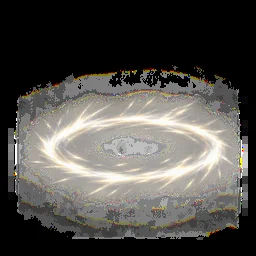
#> input picture teams/2-디자인/gpt-art/round13/white256/germany-1.webp, 256 x 256 px
$ python -i tint3.py   (imports and definitions only)
#> lines starting #> are read from the running program, lines starting #| are printed output that depends on the picture
import numpy as np, sys
from PIL import Image, ImageDraw, ImageFont, ImageFilter
keys=['luxembourg','ireland','switzerland','usa','netherlands','denmark','austria','australia','germany','sweden','canada','finland','france','italy','korea','spain','czechia','israel','lithuania','newzealand','japan','portugal','poland','hungary','slovakia','greece','turkiye','chile','mexico','colombia']
ko='룩셈부르크 아일랜드 스위스 미국 네덜란드 덴마크 오스트리아 호주 독일 스웨덴 캐나다 핀란드 프랑스 이탈리아 한국 스페인 체코 이스라엘 리투아니아 뉴질랜드 일본 포르투갈 폴란드 헝가리 슬로바키아 그리스 튀르키예 칠레 멕시코 콜롬비아'.split()
R='#F2452E';W='#DDE6F2';B='#3D74D9';G='#2FBF71';Y='#FFC93C';O='#FF8A2E';S='#5FB4EE'
# 나라마다 (주색, 바깥 빛색). 1번은 그대로, 2번은 둘을 바꿔요. 초록은 에메랄드(외계인 연두 #88BD10과 색상 다름), 보라 없음
C={'luxembourg':(Y,S),'ireland':(G,O),'switzerland':(R,W),'usa':(S,R),'netherlands':(O,B),'denmark':(R,W),'austria':(R,W),'australia':(Y,G),
'germany':(Y,R),'sweden':(Y,B),'canada':(R,W),'finland':(W,B),'france':(B,R),'italy':(G,R),'korea':(R,B),'spain':(Y,R),'czechia':(B,R),
'israel':(S,W),'lithuania':(Y,G),'newzealand':(G,W),'japan':(R,W),'portugal':(G,R),'poland':(R,W),'hungary':(R,G),'slovakia':(B,R),
'greece':(S,W),'turkiye':(R,W),'chile':(R,B),'mexico':(Y,G),'colombia':(Y,B)}
def hx(c):return np.array([int(c[i:i+2],16) for i in (1,3,5)],float)/255
def tint(im,a1,a2):
  a=np.array(im.convert('RGBA')).astype(float)/255;rgb=a[...,:3];l=(rgb*[.299,.587,.114]).sum(-1,keepdims=True)
  w=np.clip((l-.30)/.40,0,1)            # 어두운 빛 가장자리 = 바깥색, 밝은 몸 = 주색
  col=hx(a2)*(1-w)+hx(a1)*w
  t=np.clip((l-.86)/.14,0,1)            # 가장 밝은 심지만 흰색
  out=np.clip(col*np.minimum(l*1.45,1),0,1)*(1-t)+np.ones(3)*t
  a[...,:3]=out;core=Image.fromarray((a*255).astype(np.uint8))
  # 바깥 빛(두 번째 색): 밝기×알파를 흐려 퍼뜨려 아래에 깔아요 → 가는 궤적도 두껍게, 두 색이 보이게
  m=Image.fromarray((np.clip(a[...,3]*l[...,0]*1.6,0,1)*255).astype(np.uint8)).filter(ImageFilter.GaussianBlur(7))
  g=np.zeros((*a.shape[:2],4));g[...,:3]=hx(a2);g[...,3]=np.array(m)/255*0.75
  glow=Image.fromarray((g*255).astype(np.uint8));glow.alpha_composite(core);return glow
def load(i):
  k=keys[i//2];n=i%2+1;im=Image.open(f'teams/2-디자인/gpt-art/round13/white256/{k}-{n}.webp').convert('RGBA')
  if k=='chile' and n==2:
    a=np.array(im).astype(float)/255;m=Image.fromarray((a[...,3]*255).astype(np.uint8)).filter(ImageFilter.GaussianBlur(6))
    g=np.zeros((*a.shape[:2],4));g[...,:3]=hx('#8FA6C2');g[...,3]=np.array(m)/255*0.55   # Codex: 검은 바람이 바닥에 묻힘 → 회청 테두리 빛
    gl=Image.fromarray((g*255).astype(np.uint8));gl.alpha_composite(im);return gl
  p,q=C[k]; return tint(im,p,q) if n==1 else tint(im,q,p) if q!=W else tint(im,p,q)
# [14 lines not run here, left out]

>>> import cv2
>>> picture = cv2.imread('white256/germany-1.webp', cv2.IMREAD_GRAYSCALE)
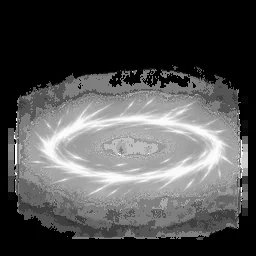
#> picture: shape (256, 256); min 0, max 255, mean 79.7
#> (the run stopped early here; a loop or call above may not have finished)

$ run again, on teams/2-디자인/gpt-art/round13/white256/turkiye-1.webp
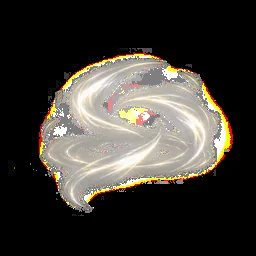
#> input picture teams/2-디자인/gpt-art/round13/white256/turkiye-1.webp, 256 x 256 px
#> `picture = cv2.imread('white256/germany-1.webp', cv2.IMREAD_GRAYSCALE)`:
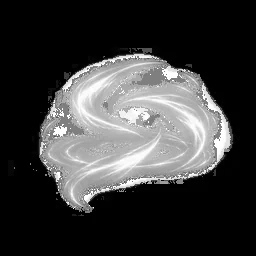
#> picture: shape (256, 256); min 0, max 255, mean 59.4
